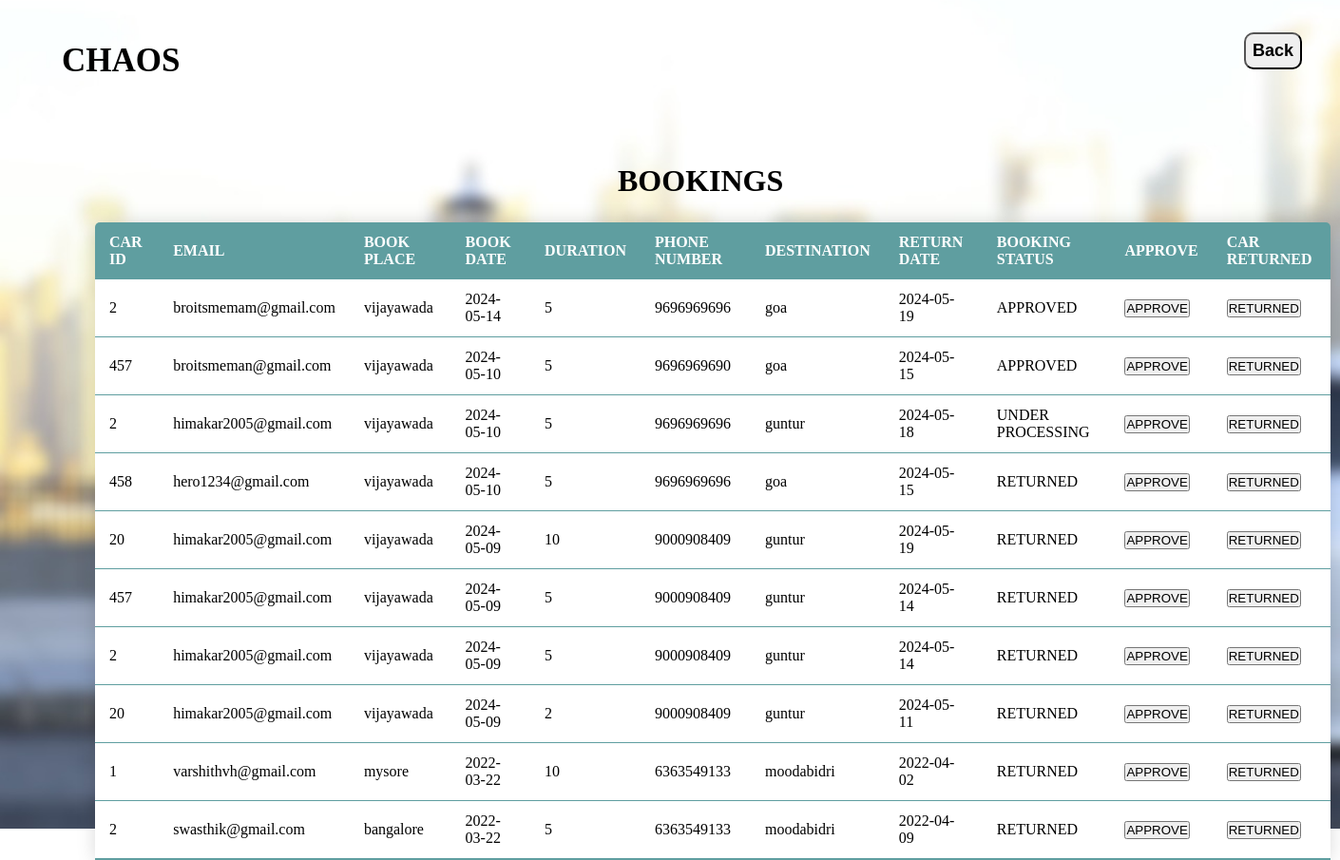
/adminbook.php, run on the app's committed database.
### tables this page shows
CREATE TABLE `booking` (
  `BOOK_ID` int(11) NOT NULL,
  `CAR_ID` int(11) NOT NULL,
  `EMAIL` varchar(255) NOT NULL,
  `BOOK_PLACE` varchar(255) NOT NULL,
  `BOOK_DATE` date NOT NULL,
  `DURATION` int(11) NOT NULL,
  `PHONE_NUMBER` bigint(20) NOT NULL,
  `DESTINATION` varchar(255) NOT NULL,
  `RETURN_DATE` date NOT NULL,
  `PRICE` int(11) NOT NULL,
  `BOOK_STATUS` varchar(255) NOT NULL DEFAULT 'UNDER PROCESSING'
);

### adminbook.php (the view, shortened to what this page needs)
<!DOCTYPE html>
<html lang="en">
<head>
</head>
<body>
<?php
require_once('connection.php');
$query="SELECT *from booking ORDER BY BOOK_ID DESC";
$queryy=mysqli_query($conn,$query);
?>
<div class="hai">
        <div class="navbar">
            <div class="icon">
                <h2 class="logo">CHAOS</h2>
                <button class="back"><a href="adminpage.php">Back</a></button>
            </div>
         </div>
         </div>
        <div>
            <h1 class="header">BOOKINGS</h1>
            <div>
                <div>
                    <table class="content-table">
                <thead>
                    <tr>
                        <th>CAR ID</th>
                        <th>EMAIL</th>
                        <th>BOOK PLACE</th>
                        <th>BOOK DATE</th>
                        <th>DURATION</th>
                        <th>PHONE NUMBER</th>
                        <th>DESTINATION</th>
                        <th>RETURN DATE</th>
                        <th>BOOKING STATUS</th>
                        <th>APPROVE</th>
                        <th>CAR RETURNED</th>
                    </tr>
                </thead>
                <tbody>
                <?php
                while($res=mysqli_fetch_array($queryy)){
                ?>
                <tr  class="active-row">
                    <td><?php echo $res['CAR_ID'];?></php></td>
                    <td><?php echo $res['EMAIL'];?></php></td>
                    <td><?php echo $res['BOOK_PLACE'];?></php></td>
                    <td><?php echo $res['BOOK_DATE'];?></php></td>
                    <td><?php echo $res['DURATION'];?></php></td>
                    <td><?php echo $res['PHONE_NUMBER'];?></php></td>
                    <td><?php echo $res['DESTINATION'];?></php></td>
                    <td><?php echo $res['RETURN_DATE'];?></php></td>
                    <td><?php echo $res['BOOK_STATUS'];?></php></td>
                    <td><button type="submit"  class="but"  name="approve"><a href="approve.php?id=<?php echo $res['BOOK_ID']?>">APPROVE</a></button></td>
                    <td><button type="submit" class="but" name="approve"><a href="adminreturn.php?id=<?php echo $res['CAR_ID']?>&bookid=<?php echo $res['BOOK_ID']?>">RETURNED</a></button></td>
                </tr>
               <?php } ?>
                </tbody>
                </table>
                </div>
            </div>
        </div>
</body>
</html>

### adminbook.php (style rules this page uses)
* { margin: 0; padding: 0; }
.hai { width: 100%; background: linear-gradient(to top, rgba(0,0,0,0)50%, rgba(0,0,0,0)50%),url("images/ablur.jpg"); background-position: center; background-size: cover; height: 109vh; animation: infiniteScrollBg 50s linear infinite; }
.navbar { width: 1200px; height: 75px; margin: auto; }
.icon { position: absolute; top : 34px; left : 45px; }
.logo { color: black; font-size: 35px; font-family: fantasy; padding-left: 20px; float:left; padding-top: 10px; }
.content-table { border-collapse: collapse; font-size: 1em; border-radius: 5px 5px 0 0; overflow: hidden; box-shadow:0 0 20px rgba(0,0,0,0.15); margin-left : 100px ; margin-top: 25px; width: 1300px; height: 300px; }
.content-table thead tr { background-color: cadetblue; color: white; text-align: left; }
.content-table th, .content-table td { padding: 12px 15px; }
.content-table tbody tr { border-bottom: 1px solid cadetblue; }
.content-table tbody tr { background-color: white; }
.content-table tbody tr:last-of-type { border-bottom: 2px solid cadetblue; }
.header { margin-top: -700px; margin-left: 650px; }
.but a { text-decoration: none; color: black; }
.back { top: 34px; right: 40px; font-size: 18px; border-radius: 10px; cursor: pointer; color: white; transition: 0.4s ease; position: fixed; padding: 7px; }
.back a { text-decoration: none; color: black; font-weight: bold; }

### data on the page
booking: CAR_ID "2", EMAIL "broitsmemam@gmail.com", BOOK_PLACE "vijayawada", BOOK_DATE "2024-05-14", DURATION "5", PHONE_NUMBER "9696969696", DESTINATION "goa", RETURN_DATE "2024-05-19", BOOK_STATUS "APPROVED"
booking: CAR_ID "457", EMAIL "broitsmeman@gmail.com", BOOK_PLACE "vijayawada", BOOK_DATE "2024-05-10", DURATION "5", PHONE_NUMBER "9696969690", DESTINATION "goa", RETURN_DATE "2024-05-15", BOOK_STATUS "APPROVED"
booking: CAR_ID "2", EMAIL "himakar2005@gmail.com", BOOK_PLACE "vijayawada", BOOK_DATE "2024-05-10", DURATION "5", PHONE_NUMBER "9696969696", DESTINATION "guntur", RETURN_DATE "2024-05-18", BOOK_STATUS "UNDER PROCESSING"
booking: CAR_ID "458", EMAIL "hero1234@gmail.com", BOOK_PLACE "vijayawada", BOOK_DATE "2024-05-10", DURATION "5", PHONE_NUMBER "9696969696", DESTINATION "goa", RETURN_DATE "2024-05-15", BOOK_STATUS "RETURNED"
booking: CAR_ID "20", EMAIL "himakar2005@gmail.com", BOOK_PLACE "vijayawada", BOOK_DATE "2024-05-09", DURATION "10", PHONE_NUMBER "9000908409", DESTINATION "guntur", RETURN_DATE "2024-05-19", BOOK_STATUS "RETURNED"
booking: CAR_ID "457", EMAIL "himakar2005@gmail.com", BOOK_PLACE "vijayawada", BOOK_DATE "2024-05-09", DURATION "5", PHONE_NUMBER "9000908409", DESTINATION "guntur", RETURN_DATE "2024-05-14", BOOK_STATUS "RETURNED"
booking: CAR_ID "2", EMAIL "himakar2005@gmail.com", BOOK_PLACE "vijayawada", BOOK_DATE "2024-05-09", DURATION "5", PHONE_NUMBER "9000908409", DESTINATION "guntur", RETURN_DATE "2024-05-14", BOOK_STATUS "RETURNED"
booking: CAR_ID "20", EMAIL "himakar2005@gmail.com", BOOK_PLACE "vijayawada", BOOK_DATE "2024-05-09", DURATION "2", PHONE_NUMBER "9000908409", DESTINATION "guntur", RETURN_DATE "2024-05-11", BOOK_STATUS "RETURNED"
booking: CAR_ID "1", EMAIL "varshithvh@gmail.com", BOOK_PLACE "mysore", BOOK_DATE "2022-03-22", DURATION "10", PHONE_NUMBER "6363549133", DESTINATION "moodabidri", RETURN_DATE "2022-04-02", BOOK_STATUS "RETURNED"
booking: CAR_ID "2", EMAIL "swasthik@gmail.com", BOOK_PLACE "bangalore", BOOK_DATE "2022-03-22", DURATION "5", PHONE_NUMBER "6363549133", DESTINATION "moodabidri", RETURN_DATE "2022-04-09", BOOK_STATUS "RETURNED"
